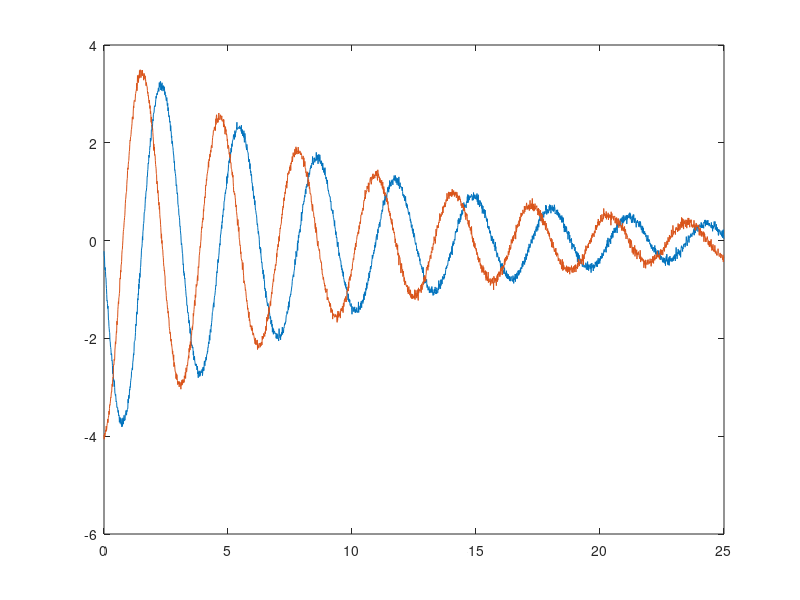

This figure's MATLAB source: (Note: this script raises an error after producing the figure.)
% Copyright 2015, All Rights Reserved
% Code by Steven L. Brunton
% For Paper, "Discovering Governing Equations from Data:
%        Sparse Identification of Nonlinear Dynamical Systems"
% by S. L. Brunton, J. L. Proctor, and J. N. Kutz

clear all, close all, clc
figpath = '../figures/';
addpath('./utils');

%% generate Data
polyorder = 5;               % search space up to fifth order polynomials
usesine   = 0;               % no trig functions
n         = 2;               % 2D system
A         = [-.1 2; -2 -.1]; % dynamics
rhs       = @(x)A*x;         % ODE right hand side
tspan     = [0:.01:25];      % time span
x0        = [2; 0];          % initial conditions

options   = odeset('RelTol',1e-10, 'AbsTol',1e-10*ones(1,n));
[t,x]     = ode45(@(t,x)rhs(x),tspan,x0) %,options);  % integrate

%%

plot(tspan, x)


%% compute Derivative
eps = .05;      % noise strength
for i=1:length(x)
    dx(i,:) = A*x(i,:)';
end
dx = dx + eps*randn(size(dx));   % add noise

%%
plot(tspan, dx)

%% pool Data  (i.e., build library of nonlinear time series)
Theta = poolData(x,n,polyorder,usesine);
m     = size(Theta,2);

%% compute Sparse regression: sequential least squares
lambda = 0.05;      % lambda is our sparsification knob.
Xi     = sparsifyDynamics(Theta,dx,lambda,n)

%% integrate true and identified systems
[tA,xA] = ode45(@(t,x)rhs(x),tspan,x0,options);   % true model
[tB,xB] = ode45(@(t,x)sparseGalerkin(t,x,Xi,polyorder,usesine),tspan,x0,options);  % approximate

%% FIGURES!!
figure
dtA = [0; diff(tA)];
plot(xA(:,1),xA(:,2),'r','LineWidth',1.5);
hold on
dtB = [0; diff(tB)];
plot(xB(:,1),xB(:,2),'k--','LineWidth',1.2);
xlabel('x_1','FontSize',13)
ylabel('x_2','FontSize',13)
l1 = legend('True','Identified');

figure
plot(tA,xA(:,1),'r','LineWidth',1.5)
hold on
plot(tA,xA(:,2),'b-','LineWidth',1.5)
plot(tB(1:10:end),xB(1:10:end,1),'k--','LineWidth',1.2)
hold on
plot(tB(1:10:end),xB(1:10:end,2),'k--','LineWidth',1.2)
xlabel('Time')
ylabel('State, x_k')
legend('True x_1','True x_2','Identified')